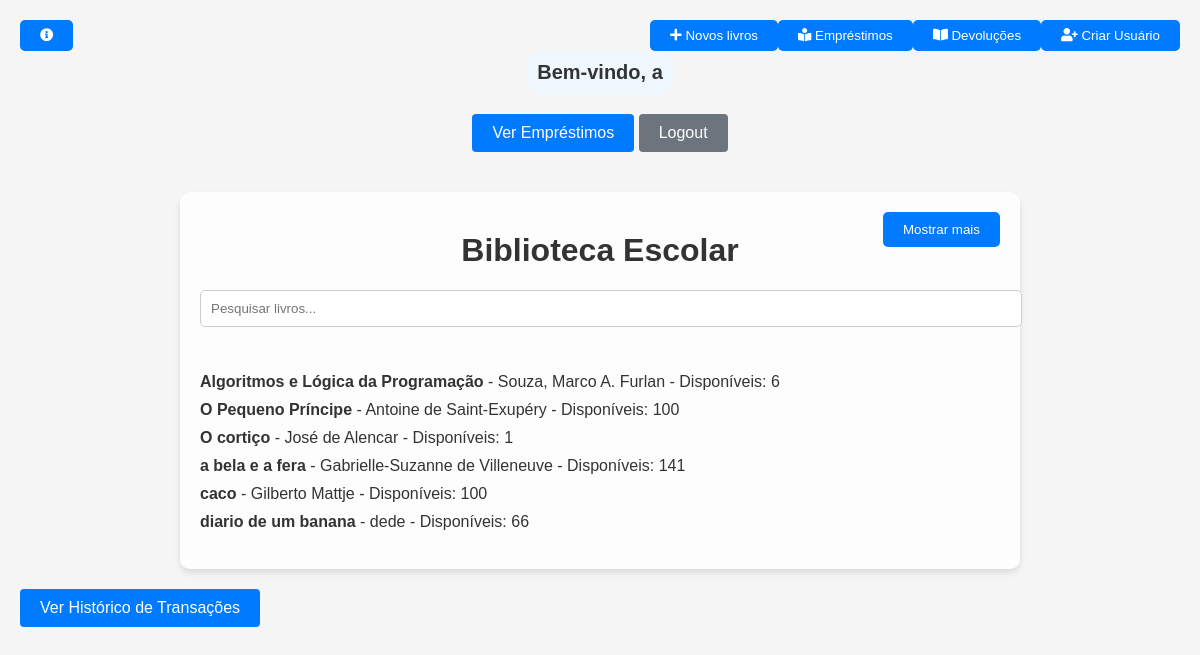
The page / (signed in) on the database its author committed.
### tables this page shows
CREATE TABLE livros (id INTEGER PRIMARY KEY, titulo TEXT NOT NULL, autor TEXT NOT NULL, exemplares_disponiveis INTEGER NOT NULL, emprestado INTEGER NOT NULL, aluno_emprestado INTEGER, codigo TEXT UNIQUE, canal TEXT);

### eu.py (the view)
@app.route('/')
def index():
    if 'username' in session:
        is_admin = session.get('is_admin', False)
        conn = conectar_bd()
        cursor = conn.execute('SELECT * FROM livros ORDER BY titulo, autor')
        livros = cursor.fetchall()
        conn.close()
        return render_template('index.html', livros=livros, is_admin=is_admin)
    else:
        return redirect(url_for('login'))

### eu.py (called while the page is built)
def conectar_bd():
        conn = sqlite3.connect('biblioteca.db')
        conn.row_factory = sqlite3.Row
        return conn

### templates/index.html (shortened to what this page needs)
<!DOCTYPE html>
<html lang="pt-br">
<head>
    <link rel="stylesheet" href="https://cdnjs.cloudflare.com/ajax/libs/font-awesome/5.15.4/css/all.min.css">
    <link rel="stylesheet" href="/static/styles.css">
</head>
<body>
    <button id="about-btn" onclick="toggleAbout()">
        <i class="fas fa-info-circle"></i>
    </button>
    <div class="header">
        {% if 'username' in session %}
            <div class="user-welcome">
                <p class="welcome-text">Bem-vindo, {{ session['username'] }}</p>
            </div>
            <div class="btn-group">
                    <a href="{{ url_for('meus_emprestimos') }}" class="btn btn-primary">Ver Empréstimos</a>
                <a href="{{ url_for('logout') }}" class="btn btn-secondary">Logout</a>
            </div>
        {% endif %}
    </div>
    <div class="container">
        <h1>Biblioteca Escolar</h1>
        <input type="text" id="barraPesquisa" placeholder="Pesquisar livros...">
        <button id="toggleButton" onclick="toggleList()">Mostrar mais</button>
        <ul id="lista-livros" class="compact">
            {% for livro in livros %}
            <li>
                <div class="book-info">
                    <strong>{{ livro.titulo }}</strong> - {{ livro.autor }} - Disponíveis: {{ livro.exemplares_disponiveis }}
                </div>
            </li>
            {% endfor %}
        </ul>
    </div>
    {% if is_admin %}
    <a href="{{ url_for('historico') }}" class="btn btn-primary">Ver Histórico de Transações</a>
    {% endif %}
    {% if is_admin %}
    <div class="button-container">
        <button onclick="toggleForm('adicionar-container')"><i class="fas fa-plus"></i> Novos livros</button>
        <button onclick="toggleForm('emprestar-container')"><i class="fas fa-book-reader"></i> Empréstimos</button>
        <button onclick="toggleForm('devolver-container')"><i class="fas fa-book-open"></i> Devoluções</button>
        <button onclick="toggleForm('criar-usuario-container')"><i class="fas fa-user-plus"></i> Criar Usuário</button>
    </div>
    {% endif %}
</body>
</html>

### static/styles.css (style rules this page uses)
.container { max-width: 800px; margin: 50px auto; padding: 20px; background-color: #fff; border-radius: 10px; box-shadow: 0 4px 6px rgba(0, 0, 0, 0.1); position: relative; }
h1 { color: #007bff; }
ul { list-style-type: none; padding: 0; }
li { margin-bottom: 10px; }
.compact { max-height: 150px; overflow: hidden; transition: max-height 0.3s ease; }
#toggleButton { position: absolute; top: 20px; right: 20px; background-color: #007bff; color: #fff; border: none; border-radius: 5px; padding: 10px 20px; cursor: pointer; }
body { font-family: Arial, sans-serif; background-image: url('https://media.gettyimages.com/id/923561924/pt/foto/traditional-wooden-steps-in-vintage-library.jpg?s=612x612&w=0&k=20&c=nDiSIakW2zSgg4Ehm2gJ636S2rz_7P7eCqPbOLZRY30='); background-size: cover; background-repeat: no-repeat; background-position: center; background-attachment: fixed; color: #333; transition: background-color 0.3s ease-in-out; }
.container { max-width: 800px; width: 100%; padding: 20px; background-color: rgba(255, 255, 255, 0.8); border-radius: 10px; box-shadow: 0 4px 6px rgba(0, 0, 0, 0.1); transition: transform 0.3s ease-in-out; margin: 70px auto 20px; margin-bottom: 20px; }
ul { list-style-type: none; padding: 10px 0; }
input[type="text"], input[type="number"] { padding: 8px; border-radius: 5px; border: 1px solid #ccc; width: 100%; transition: border-color 0.3s ease-in-out; }
button { padding: 8px 20px; border: none; border-radius: 5px; background-color: #007bff; color: #fff; cursor: pointer; transition: background-color 0.3s ease-in-out; }
.button-container { position: fixed; top: 10px; right: 10px; margin: 10px; display: flex; align-items: flex-end; }
body { font-family: Arial, sans-serif; margin: 0; padding: 0; background-color: #f5f5f5; }
h1 { text-align: center; margin-top: 20px; color: #333; }
.btn { display: inline-block; padding: 10px 20px; margin: 20px auto; text-align: center; text-decoration: none; color: #fff; background-color: #007bff; border: none; border-radius: 4px; cursor: pointer; font-size: 16px; }
.btn-primary { background-color: #007bff; }
.btn-secondary { background-color: #6c757d; }
.container { width: 80%; margin: 0 auto; padding: 20px; }
.header { text-align: center; margin-bottom: 20px; }
.user-welcome { background-color: #f0f8ff; padding: 10px; border-radius: 15px; display: inline-block; }
.welcome-text { font-size: 20px; font-weight: bold; margin: 0; }

### templates/index.html (style rules this page uses)
body { font-family: Arial, sans-serif; margin: 20px; }
h1 { color: #333; }
#barraPesquisa { width: 100%; padding: 10px; margin-bottom: 20px; border: 1px solid #ccc; border-radius: 5px; }

### rows shown on the page
livros: titulo "Algoritmos e Lógica da Programação", autor "Souza, Marco A. Furlan", exemplares_disponiveis "6"
livros: titulo "O Pequeno Príncipe", autor "Antoine de Saint-Exupéry", exemplares_disponiveis "100"
livros: titulo "O cortiço", autor "José de Alencar", exemplares_disponiveis "1"
livros: titulo "a bela e a fera", autor "Gabrielle-Suzanne de Villeneuve", exemplares_disponiveis "141"
livros: titulo "caco", autor "Gilberto Mattje", exemplares_disponiveis "100"
livros: titulo "diario de um banana", autor "dede", exemplares_disponiveis "66"

### other values the page prints
{{ session['username'] }} "a"
